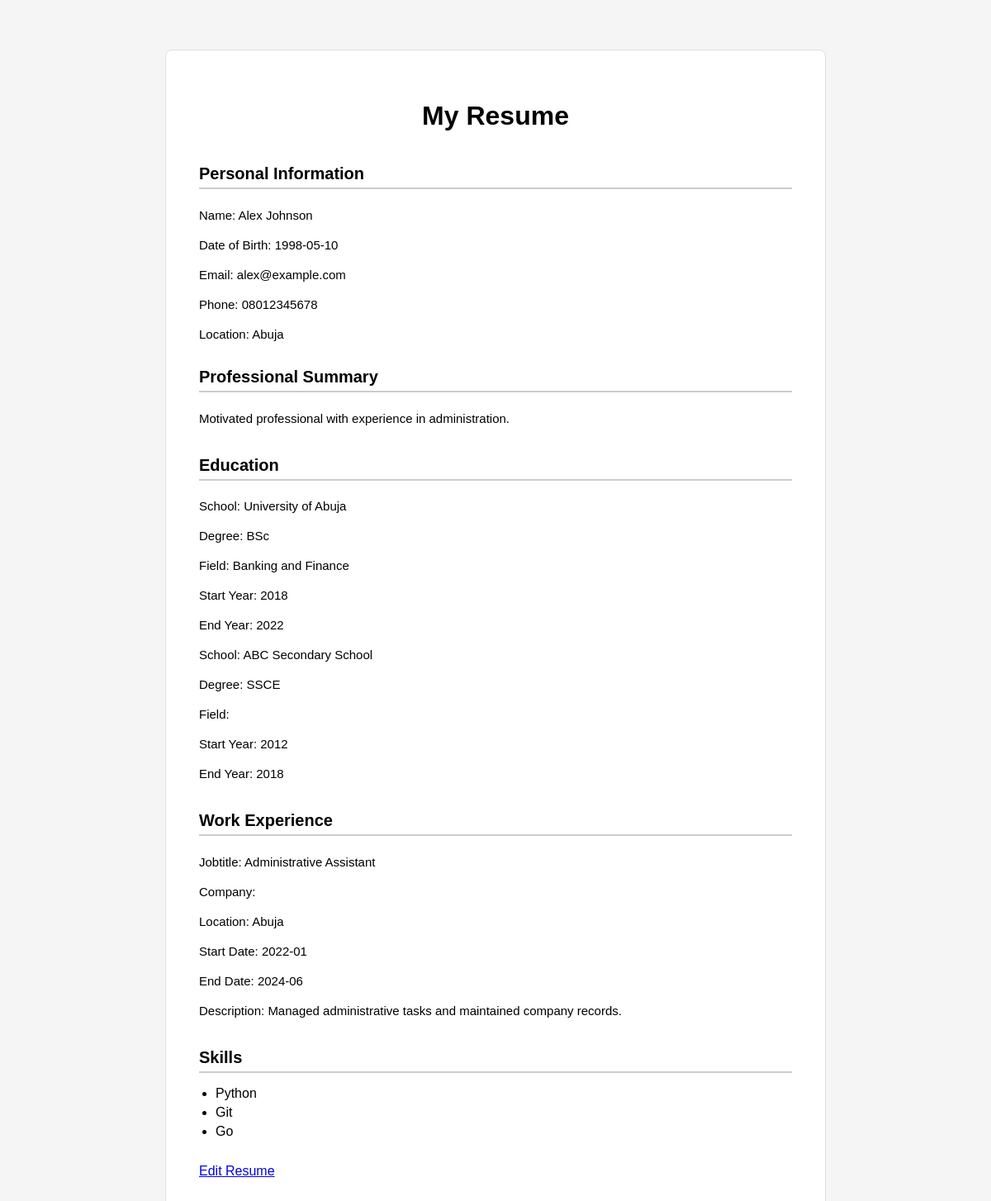
The app's page /resume/4 with its own data.
### tables this page shows
CREATE TABLE resumes (
        id INTEGER PRIMARY KEY,
        name TEXT,
        date_of_birth TEXT,
        email TEXT,
        phone_number TEXT,
        location TEXT,
        summary TEXT
    );

CREATE TABLE education (
        id INTEGER PRIMARY KEY,
        resume_id INTEGER,
        school TEXT,
        degree TEXT,
        field TEXT,
        start_year TEXT,
        end_year TEXT, education_type TEXT,
        FOREIGN KEY (resume_id) REFERENCES resumes(id)
    );

CREATE TABLE work_experience (
    id INTEGER PRIMARY KEY,
    resume_id INTEGER,
    job_title TEXT,
    company TEXT,
    location TEXT,
    start_date TEXT,
    end_date TEXT,
    description TEXT,
    FOREIGN KEY (resume_id) REFERENCES resumes(id)
    );

CREATE TABLE skills (
        id INTEGER PRIMARY KEY,
        resume_id INTEGER,
        skill TEXT,
        FOREIGN KEY (resume_id) REFERENCES resumes(id)
    );

### app.py (the view)
@app.route("/resume/<resume_id>")
def view_resume(resume_id):
    resume = get_complete_resume(int(resume_id))
    if resume is None:
        return "Resume not found."
    return render_template(
        "resume.html",
        resume=resume
    )

### database.py (called while the page is built, shortened)
def load_resume_from_database(resume_id):
    cursor.execute(
        """
        SELECT
            id,
            name,
            date_of_birth,
            email,
            phone_number,
            location,
            summary
        FROM resumes
        WHERE id = ?
        """,
        (resume_id,)
    )
    return cursor.fetchone()

def load_education(resume_id):
    cursor.execute(
        """
        SELECT
            id,
            school,
            degree,
            field,
            start_year,
            end_year
        FROM education
        WHERE resume_id = ?
        """,
        (resume_id,)
    )
    education_records = cursor.fetchall()
    education = []
    for record in education_records:
        education.append({
            "id": record[0],
            "school": record[1],
            "degree": record[2],
            "field": record[3],
            "start_year": record[4],
            "end_year": record[5]
        })
    return education

def load_work_experience(resume_id):
    cursor.execute(
        """
        SELECT
            id,
            job_title,
            company,
            location,
            start_date,
            end_date,
            description
        FROM work_experience
        WHERE resume_id = ?
        """,
        (resume_id,)
    )
    work_records = cursor.fetchall()
    work_experience = []
    for record in work_records:
        work_experience.append({
            "id": record[0],
            "job_title": record[1],
            "company": record[2],
            "location": record[3],
            "start_date": record[4],
            "end_date": record[5],
            "description": record[6]
        })
    return work_experience

def load_skills(resume_id):
    cursor.execute(
        """
        SELECT
            id,
            skill
        FROM skills
        WHERE resume_id = ?
        """,
        (resume_id,)
    )
    skill_records = cursor.fetchall()
    skills = []
    for record in skill_records:
        skills.append({
            "id": record[0],
            "skill": record[1]
        })
    return skills

def load_certifications(resume_id):
    cursor.execute(
        """
        SELECT
            id,
            name,
            organization,
            date
        FROM certifications
        WHERE resume_id = ?
        """,
        (resume_id,)
    )
    certification_records = cursor.fetchall()
    certifications = []
    return certifications

### templates/resume.html (shortened to what this page needs)
<!DOCTYPE html>
<html>
<head>
    <link rel="stylesheet" href="{{ url_for('static', filename='style.css') }}">
</head>
<body>
    <div class="resume">
    <h1>My Resume</h1>
<div class="personal_information">
    <h2>Personal Information</h2>
    <p>Name: {{ resume["personal_information"]["name"] }}</p>
    {% if resume["personal_information"]["date_of_birth"] %}
        <p>Date of Birth: {{ resume["personal_information"]["date_of_birth"] }}</p>
        {% endif %}
    <p>Email: {{ resume["personal_information"]["email"] }}</p>
    <p>Phone: {{ resume["personal_information"]["phone_number"] }}</p>
    <p>Location: {{ resume["personal_information"]["location"] }}</p>
 </div>
 <div class="professional-summary">
    <h2>Professional Summary</h2>
    <p>{{ resume["summary"] }}</p>
</div>
<div class="education">
    {% if resume["education"] %}
    <h2>Education</h2>
    {% for education in resume["education"] %}
        <p>School: {{ education["school"] }}</p>
        <p>Degree: {{ education["degree"] }}</p>
        <p>Field: {{ education["field"] }}</p>
        <p>Start Year: {{ education["start_year"] }}</p>
        <p>End Year: {{ education["end_year"] }}</p>
    {% endfor %}
    {% endif %}
</div>
<div class="work-experience">
    {% if resume["work_experience"] %}
    <h2>Work Experience</h2>
    {% for experience in resume["work_experience"] %}
        <p>Jobtitle: {{ experience["job_title"] }}</p>
        <p>Company: {{ experience["Company"] }}</p>
        <p>Location: {{ experience["location"] }}</p>
        <p>Start Date: {{ experience["start_date"] }}</p>
        <p>End Date: {{ experience["end_date"] }}</p>
        <p>Description: {{ experience["description"] }}</p>
    {% endfor %}
    {% endif %}
</div>
<div class="skills">
    <h2>Skills</h2>
    <ul>
    {% for skill in resume["skills"] %}
        <li>{{ skill["skill"] }}</li>
        {% endfor %}
    </ul>
</div>
<a href="/edit/{{ resume['personal_information'] ['id'] }}">Edit Resume</a>
</body>
</html>

### static/style.css (style rules this page uses)
body { font-family: Arial, sans-serif; max-width: 800px; margin: 40px auto; background-color: #f5f5f5; padding: 20px; }
.personal-information, .professional-summary, .education, .work-experience, .skills, .certifications, .projects, .languages, .achievements, .volunteer-experience, .references { margin-bottom: 30px; }
h1 { text-align: center; font-size: 32px; margin-bottom: 40px; }
h2 { border-bottom: 2px solid #ccc; padding-bottom: 5px; font-size: 20px; margin-top: 25px; }
p { margin: 6px 0; line-height: 2; font-size: 15px; }
.resume { background-color: white; padding: 40px; border: 1px solid #ddd; box-sizing: border-box; border-radius: 8px; }
ul { padding-left: 20px; }
li { margin-bottom: 5px; }

### records on screen
resumes: personal_information.name "Alex Johnson", personal_information.date_of_birth "1998-05-10", personal_information.email "alex@example.com", personal_information.phone_number "08012345678", personal_information.location "Abuja", summary "Motivated professional with experience in administration."
education: school "University of Abuja", degree "BSc", field "Banking and Finance", start_year "2018", end_year "2022"
education: school "ABC Secondary School", degree "SSCE", start_year "2012", end_year "2018"
work_experience: job_title "Administrative Assistant", location "Abuja", start_date "2022-01", end_date "2024-06", description "Managed administrative tasks and maintained company records."
skills: skill "Python"
skills: skill "Git"
skills: skill "Go"
